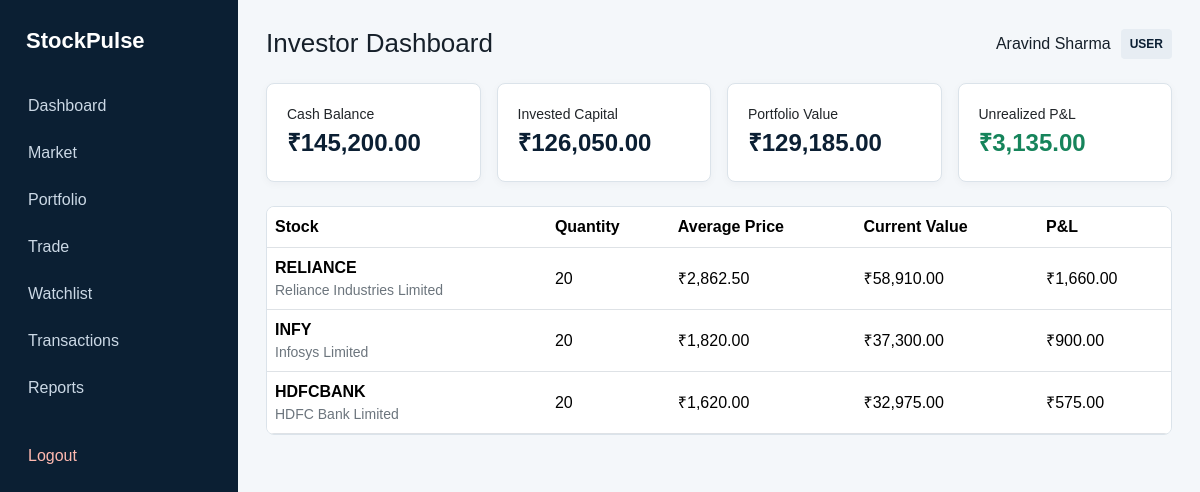
Page /user/dashboard.php (signed in) on the committed database.
### tables this page shows
CREATE TABLE IF NOT EXISTS Users (
    user_id INT AUTO_INCREMENT PRIMARY KEY,
    name VARCHAR(100) NOT NULL,
    email VARCHAR(120) NOT NULL UNIQUE,
    phone VARCHAR(20) NOT NULL,
    password_hash VARCHAR(255) NOT NULL,
    cash_balance DECIMAL(15, 2) NOT NULL DEFAULT 100000.00,
    account_status ENUM('ACTIVE', 'SUSPENDED', 'CLOSED') NOT NULL DEFAULT 'ACTIVE',
    created_at TIMESTAMP DEFAULT CURRENT_TIMESTAMP,
    updated_at TIMESTAMP DEFAULT CURRENT_TIMESTAMP ON UPDATE CURRENT_TIMESTAMP,
    CONSTRAINT chk_cash_balance CHECK (cash_balance >= 0.00)
);

CREATE TABLE IF NOT EXISTS Portfolio (
    portfolio_id INT AUTO_INCREMENT PRIMARY KEY,
    user_id INT NOT NULL,
    stock_id INT NOT NULL,
    total_quantity INT NOT NULL DEFAULT 0,
    average_buy_price DECIMAL(12, 2) NOT NULL DEFAULT 0.00,
    updated_at TIMESTAMP DEFAULT CURRENT_TIMESTAMP ON UPDATE CURRENT_TIMESTAMP,
    UNIQUE KEY uq_user_stock (user_id, stock_id),
    FOREIGN KEY (user_id) REFERENCES Users(user_id) ON DELETE CASCADE ON UPDATE CASCADE,
    FOREIGN KEY (stock_id) REFERENCES Stocks(stock_id) ON DELETE RESTRICT ON UPDATE CASCADE,
    CONSTRAINT chk_portfolio_qty CHECK (total_quantity >= 0),
    CONSTRAINT chk_portfolio_avg_price CHECK (average_buy_price >= 0.00)
);

CREATE TABLE IF NOT EXISTS Stocks (
    stock_id INT AUTO_INCREMENT PRIMARY KEY,
    symbol VARCHAR(15) NOT NULL UNIQUE,
    company_name VARCHAR(120) NOT NULL,
    sector VARCHAR(60) NOT NULL,
    current_price DECIMAL(12, 2) NOT NULL,
    day_change DECIMAL(10, 2) NOT NULL DEFAULT 0.00,
    day_change_percent DECIMAL(6, 2) NOT NULL DEFAULT 0.00,
    high_52w DECIMAL(12, 2) DEFAULT NULL,
    low_52w DECIMAL(12, 2) DEFAULT NULL,
    volume BIGINT NOT NULL DEFAULT 0,
    updated_at TIMESTAMP DEFAULT CURRENT_TIMESTAMP ON UPDATE CURRENT_TIMESTAMP,
    CONSTRAINT chk_stock_price CHECK (current_price > 0.00)
);

### config/database.php (called while the page is built, shortened)
<?php
function db(): PDO
{
    static $pdo = null;
    if ($pdo instanceof PDO) {
        return $pdo;
    }
    $host = getenv('MYSQL_HOST') ?: '127.0.0.1';
    $port = getenv('MYSQL_PORT') ?: '3306';
    $database = getenv('MYSQL_DB') ?: 'stock_portfolio_db';
    $username = getenv('MYSQL_USER') ?: 'root';
    $password = getenv('MYSQL_PASSWORD') ?: '';
    $dsn = sprintf('mysql:host=%s;port=%s;dbname=%s;charset=utf8mb4', $host, $port, $database);
    $pdo = new PDO($dsn, $username, $password, [
        PDO::ATTR_ERRMODE => PDO::ERRMODE_EXCEPTION,
        PDO::ATTR_DEFAULT_FETCH_MODE => PDO::FETCH_ASSOC,
        PDO::ATTR_EMULATE_PREPARES => false,
    ]);
    return $pdo;
}

### includes/bootstrap.php (called while the page is built, shortened)
<?php
require_once __DIR__ . '/../config/database.php';
function e(string $value): string
{
    return htmlspecialchars($value, ENT_QUOTES | ENT_SUBSTITUTE, 'UTF-8');
}
function current_role(int $userId): string
{
    $sql = 'SELECT r.role_name
            FROM User_Roles ur
            JOIN Roles r ON r.role_id = ur.role_id
            WHERE ur.user_id = ?
            ORDER BY CASE r.role_name WHEN \'SUPER_ADMIN\' THEN 1 WHEN \'ADMIN\' THEN 2 ELSE 3 END
            LIMIT 1';
    $statement = db()->prepare($sql);
    $statement->execute([$userId]);
    return (string) ($statement->fetchColumn() ?: 'USER');
}
function require_login(): array
{
    $statement = db()->prepare('SELECT user_id, name, email, phone, cash_balance, account_status FROM Users WHERE user_id = ?');
    $statement->execute([(int) $_SESSION['user_id']]);
    $user = $statement->fetch();
    $user['role'] = current_role((int) $user['user_id']);
    return $user;
}

### user/dashboard.php (the view, shortened to what this page needs)
<?php
require_once __DIR__ . '/../includes/bootstrap.php';
require_once __DIR__ . '/../includes/layout.php';
$user = require_login();
$holdings = db()->prepare("SELECT p.*, s.symbol, s.company_name, s.current_price,
 ROUND(p.total_quantity*p.average_buy_price,2) invested,
 ROUND(p.total_quantity*s.current_price,2) value,
 ROUND(p.total_quantity*s.current_price-p.total_quantity*p.average_buy_price,2) pnl
 FROM Portfolio p JOIN Stocks s ON s.stock_id=p.stock_id WHERE p.user_id=? AND p.total_quantity>0");
$holdings->execute([$user['user_id']]);
$holdings = $holdings->fetchAll();
$invested = array_sum(array_map(fn($r)=>(float)$r['invested'],$holdings));
$value = array_sum(array_map(fn($r)=>(float)$r['value'],$holdings));
$body = '<div class="card-grid">'
    . '<div class="card"><small>Cash Balance</small><div class="card-value">₹'.number_format((float)$user['cash_balance'],2).'</div></div>'
    . '<div class="card"><small>Invested Capital</small><div class="card-value">₹'.number_format($invested,2).'</div></div>'
    . '<div class="card"><small>Portfolio Value</small><div class="card-value">₹'.number_format($value,2).'</div></div>'
    . '<div class="card"><small>Unrealized P&amp;L</small><div class="card-value '.(($value-$invested)>=0?'profit':'loss').'">₹'.number_format($value-$invested,2).'</div></div>'
    . '</div>';
$body .= '<div class="table-card mt-4"><table class="table table-hover align-middle"><thead><tr><th>Stock</th><th>Quantity</th><th>Average Price</th><th>Current Value</th><th>P&amp;L</th></tr></thead><tbody>';
foreach ($holdings as $holding) {
    $body .= '<tr><td><strong>'.e($holding['symbol']).'</strong><div class="text-secondary small">'.e($holding['company_name']).'</div></td>'
        .'<td>'.(int)$holding['total_quantity'].'</td><td>₹'.number_format((float)$holding['average_buy_price'],2).'</td>'
        .'<td>₹'.number_format((float)$holding['value'],2).'</td><td class="'.((float)$holding['pnl']>=0?'profit':'loss').'">₹'.number_format((float)$holding['pnl'],2).'</td></tr>';
}
$body .= '</tbody></table></div>';
render_layout('Investor Dashboard',$body,$user);

### includes/layout.php (shortened to what this page needs)
<?php
function render_layout(string $title, string $body, ?array $user = null, bool $admin = false): void
{
    $role = $user['role'] ?? 'GUEST';
    echo '<!doctype html><html lang="en"><head><meta charset="utf-8">';
    echo '<link href="https://cdn.jsdelivr.net/npm/bootstrap@5.3.3/dist/css/bootstrap.min.css" rel="stylesheet">';
    echo '<link rel="stylesheet" href="/assets/css/style.css">';
    echo '</head><body>';
    echo '<div class="app-shell">';
    if ($user) {
        echo '<aside class="sidebar">';
        echo '<a class="brand" href="' . ($admin ? '/admin/dashboard.php' : '/user/dashboard.php') . '">StockPulse</a>';
        echo '<nav>';
        if ($admin) {
            echo '<a href="/admin/dashboard.php">Dashboard</a>';
            echo '<a href="/admin/users.php">Users</a>';
            echo '<a href="/admin/stocks.php">Stocks</a>';
            echo '<a href="/admin/transactions.php">Transactions</a>';
            if ($role === 'SUPER_ADMIN') {
                echo '<a href="/admin/admins.php">Admin Management</a>';
                echo '<a href="/admin/audit-logs.php">Audit Logs</a>';
            }
        } else {
            echo '<a href="/user/dashboard.php">Dashboard</a>';
            echo '<a href="/user/market.php">Market</a>';
            echo '<a href="/user/portfolio.php">Portfolio</a>';
            echo '<a href="/user/trade.php">Trade</a>';
            echo '<a href="/user/watchlist.php">Watchlist</a>';
            echo '<a href="/user/transactions.php">Transactions</a>';
            echo '<a href="/reports/index.php">Reports</a>';
        }
        echo '<a href="/' . ($admin ? 'admin/logout.php' : 'user/logout.php') . '" class="logout">Logout</a>';
        echo '</nav></aside>';
    }
    echo '<main class="main-content">';
    echo '<div class="page-header"><h1>' . e($title) . '</h1>';
    if ($user) {
        echo '<div class="account-meta"><span>' . e($user['name']) . '</span><span class="badge-role">' . e($role) . '</span></div>';
    }
    echo '</div>';
    echo $body;
    echo '</main></div>';
    echo '</body></html>';
}

### assets/css/style.css (style rules this page uses)
:root { --navy: #0b1f33; --navy-light: #15344f; --blue: #2563eb; --green: #16845b; --red: #c0392b; --border: #dbe3ea; --background: #f4f7fa; }
* { box-sizing: border-box; }
body { margin: 0; background: var(--background); color: #16202a; font-family: Arial, Helvetica, sans-serif; }
.app-shell { min-height: 100vh; display: flex; }
.sidebar { width: 238px; background: var(--navy); color: #fff; padding: 24px 16px; position: fixed; height: 100vh; overflow-y: auto; }
.sidebar .brand { color: #fff; text-decoration: none; font-size: 22px; font-weight: 700; display: block; padding: 0 10px 24px; }
.sidebar nav a { display: block; color: #cbd8e5; text-decoration: none; padding: 10px 12px; border-radius: 6px; margin: 3px 0; }
.sidebar nav .logout { color: #ffb9b0; margin-top: 24px; }
.main-content { width: calc(100% - 238px); margin-left: 238px; padding: 28px; }
.page-header { display: flex; justify-content: space-between; align-items: center; margin-bottom: 24px; }
.page-header h1 { margin: 0; font-size: 26px; }
.account-meta { display: flex; align-items: center; gap: 10px; }
.badge-role { background: #e7edf3; color: var(--navy); padding: 6px 9px; border-radius: 4px; font-size: 12px; font-weight: 700; }
.card-grid { display: grid; grid-template-columns: repeat(auto-fit, minmax(210px, 1fr)); gap: 16px; }
.card { background: #fff; border: 1px solid var(--border); border-radius: 8px; padding: 20px; box-shadow: 0 2px 8px rgba(11,31,51,.04); }
.card-value { font-size: 24px; font-weight: 700; color: var(--navy); }
.table-card { background: #fff; border: 1px solid var(--border); border-radius: 8px; overflow-x: auto; }
.table-card table { margin: 0; }
.profit { color: var(--green); }

### rows in the picture
users: name "Aravind Sharma", cash_balance "145,200.00"
portfolio: stock.symbol "RELIANCE", stock.company_name "Reliance Industries Limited", total_quantity "20", average_buy_price "2,862.50", value "58,910.00", pnl "1,660.00"
portfolio: stock.symbol "INFY", stock.company_name "Infosys Limited", total_quantity "20", average_buy_price "1,820.00", value "37,300.00", pnl "900.00"
portfolio: stock.symbol "HDFCBANK", stock.company_name "HDFC Bank Limited", total_quantity "20", average_buy_price "1,620.00", value "32,975.00", pnl "575.00"

### other values in the picture
$title "Investor Dashboard"
$role "USER"
$invested "126,050.00"
$value "129,185.00"
$value-$invested "3,135.00"
